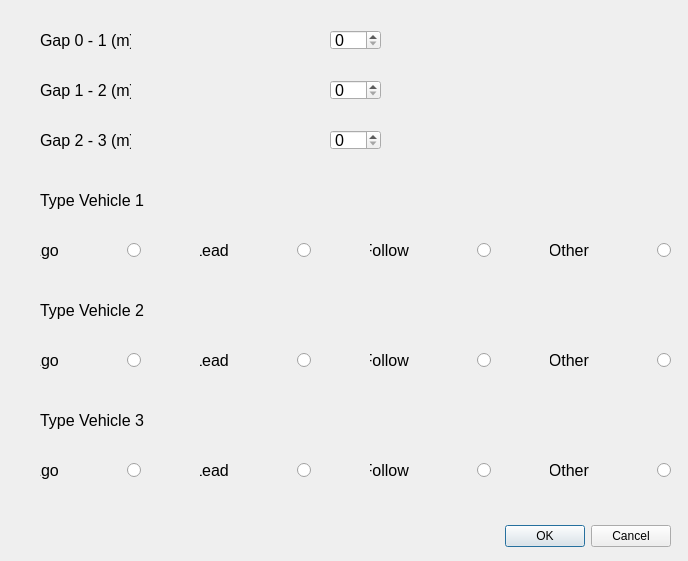
<?xml version="1.0" encoding="UTF-8"?>
<ui version="4.0">
 <class>EditLane</class>
 <widget class="QDialog" name="EditLane">
  <property name="geometry">
   <rect>
    <x>0</x>
    <y>0</y>
    <width>688</width>
    <height>561</height>
   </rect>
  </property>
  <property name="windowTitle">
   <string>Dialog</string>
  </property>
  <widget class="QDialogButtonBox" name="buttonBoxVehDia">
   <property name="geometry">
    <rect>
     <x>370</x>
     <y>520</y>
     <width>301</width>
     <height>32</height>
    </rect>
   </property>
   <property name="orientation">
    <enum>Qt::Horizontal</enum>
   </property>
   <property name="standardButtons">
    <set>QDialogButtonBox::Cancel|QDialogButtonBox::Ok</set>
   </property>
   <property name="centerButtons">
    <bool>false</bool>
   </property>
  </widget>
  <widget class="QLabel" name="Gap1VehDia">
   <property name="geometry">
    <rect>
     <x>40</x>
     <y>30</y>
     <width>91</width>
     <height>21</height>
    </rect>
   </property>
   <property name="font">
    <font>
     <family>Segoe UI</family>
     <pointsize>12</pointsize>
    </font>
   </property>
   <property name="text">
    <string>Gap 0 - 1 (m)</string>
   </property>
  </widget>
  <widget class="QSpinBox" name="spinBox1VehDia">
   <property name="geometry">
    <rect>
     <x>330</x>
     <y>30</y>
     <width>51</width>
     <height>20</height>
    </rect>
   </property>
   <property name="font">
    <font>
     <family>Segoe UI</family>
     <pointsize>12</pointsize>
    </font>
   </property>
  </widget>
  <widget class="QLabel" name="Gap2VehDia">
   <property name="geometry">
    <rect>
     <x>40</x>
     <y>80</y>
     <width>91</width>
     <height>21</height>
    </rect>
   </property>
   <property name="font">
    <font>
     <family>Segoe UI</family>
     <pointsize>12</pointsize>
    </font>
   </property>
   <property name="text">
    <string>Gap 1 - 2 (m)</string>
   </property>
  </widget>
  <widget class="QSpinBox" name="spinBox2VehDia">
   <property name="geometry">
    <rect>
     <x>330</x>
     <y>80</y>
     <width>51</width>
     <height>20</height>
    </rect>
   </property>
   <property name="font">
    <font>
     <family>Segoe UI</family>
     <pointsize>12</pointsize>
    </font>
   </property>
  </widget>
  <widget class="QLabel" name="Gap3VehDia">
   <property name="geometry">
    <rect>
     <x>40</x>
     <y>130</y>
     <width>91</width>
     <height>21</height>
    </rect>
   </property>
   <property name="font">
    <font>
     <family>Segoe UI</family>
     <pointsize>12</pointsize>
    </font>
   </property>
   <property name="text">
    <string>Gap 2 - 3 (m)</string>
   </property>
  </widget>
  <widget class="QSpinBox" name="spinBox3VehDia">
   <property name="geometry">
    <rect>
     <x>330</x>
     <y>130</y>
     <width>51</width>
     <height>20</height>
    </rect>
   </property>
   <property name="font">
    <font>
     <family>Segoe UI</family>
     <pointsize>12</pointsize>
    </font>
   </property>
  </widget>
  <widget class="QRadioButton" name="radButL1VehDia">
   <property name="geometry">
    <rect>
     <x>200</x>
     <y>240</y>
     <width>111</width>
     <height>21</height>
    </rect>
   </property>
   <property name="font">
    <font>
     <family>Segoe UI</family>
     <pointsize>12</pointsize>
    </font>
   </property>
   <property name="layoutDirection">
    <enum>Qt::RightToLeft</enum>
   </property>
   <property name="text">
    <string>Lead              </string>
   </property>
  </widget>
  <widget class="QRadioButton" name="radButF1VehDia">
   <property name="geometry">
    <rect>
     <x>370</x>
     <y>240</y>
     <width>121</width>
     <height>21</height>
    </rect>
   </property>
   <property name="font">
    <font>
     <family>Segoe UI</family>
     <pointsize>12</pointsize>
    </font>
   </property>
   <property name="layoutDirection">
    <enum>Qt::RightToLeft</enum>
   </property>
   <property name="text">
    <string>Follow              </string>
   </property>
  </widget>
  <widget class="QLabel" name="BL1VehDia">
   <property name="geometry">
    <rect>
     <x>40</x>
     <y>190</y>
     <width>111</width>
     <height>21</height>
    </rect>
   </property>
   <property name="font">
    <font>
     <family>Segoe UI</family>
     <pointsize>12</pointsize>
    </font>
   </property>
   <property name="text">
    <string>Type Vehicle 1</string>
   </property>
  </widget>
  <widget class="QRadioButton" name="radButE1VehDia">
   <property name="geometry">
    <rect>
     <x>40</x>
     <y>240</y>
     <width>101</width>
     <height>21</height>
    </rect>
   </property>
   <property name="font">
    <font>
     <family>Segoe UI</family>
     <pointsize>12</pointsize>
    </font>
   </property>
   <property name="layoutDirection">
    <enum>Qt::RightToLeft</enum>
   </property>
   <property name="text">
    <string>Ego              </string>
   </property>
  </widget>
  <widget class="QRadioButton" name="radButO1VehDia">
   <property name="geometry">
    <rect>
     <x>550</x>
     <y>240</y>
     <width>121</width>
     <height>21</height>
    </rect>
   </property>
   <property name="font">
    <font>
     <family>Segoe UI</family>
     <pointsize>12</pointsize>
    </font>
   </property>
   <property name="layoutDirection">
    <enum>Qt::RightToLeft</enum>
   </property>
   <property name="text">
    <string>Other              </string>
   </property>
  </widget>
  <widget class="QRadioButton" name="radButE2VehDia">
   <property name="geometry">
    <rect>
     <x>40</x>
     <y>350</y>
     <width>101</width>
     <height>21</height>
    </rect>
   </property>
   <property name="font">
    <font>
     <family>Segoe UI</family>
     <pointsize>12</pointsize>
    </font>
   </property>
   <property name="layoutDirection">
    <enum>Qt::RightToLeft</enum>
   </property>
   <property name="text">
    <string>Ego              </string>
   </property>
  </widget>
  <widget class="QRadioButton" name="radButO2VehDia">
   <property name="geometry">
    <rect>
     <x>550</x>
     <y>350</y>
     <width>121</width>
     <height>21</height>
    </rect>
   </property>
   <property name="font">
    <font>
     <family>Segoe UI</family>
     <pointsize>12</pointsize>
    </font>
   </property>
   <property name="layoutDirection">
    <enum>Qt::RightToLeft</enum>
   </property>
   <property name="text">
    <string>Other              </string>
   </property>
  </widget>
  <widget class="QLabel" name="BL2VehDia">
   <property name="geometry">
    <rect>
     <x>40</x>
     <y>300</y>
     <width>111</width>
     <height>21</height>
    </rect>
   </property>
   <property name="font">
    <font>
     <family>Segoe UI</family>
     <pointsize>12</pointsize>
    </font>
   </property>
   <property name="text">
    <string>Type Vehicle 2</string>
   </property>
  </widget>
  <widget class="QRadioButton" name="RadButL2VehDia">
   <property name="geometry">
    <rect>
     <x>200</x>
     <y>350</y>
     <width>111</width>
     <height>21</height>
    </rect>
   </property>
   <property name="font">
    <font>
     <family>Segoe UI</family>
     <pointsize>12</pointsize>
    </font>
   </property>
   <property name="layoutDirection">
    <enum>Qt::RightToLeft</enum>
   </property>
   <property name="text">
    <string>Lead              </string>
   </property>
  </widget>
  <widget class="QRadioButton" name="radButF2VehDia">
   <property name="geometry">
    <rect>
     <x>370</x>
     <y>350</y>
     <width>121</width>
     <height>21</height>
    </rect>
   </property>
   <property name="font">
    <font>
     <family>Segoe UI</family>
     <pointsize>12</pointsize>
    </font>
   </property>
   <property name="layoutDirection">
    <enum>Qt::RightToLeft</enum>
   </property>
   <property name="text">
    <string>Follow              </string>
   </property>
  </widget>
  <widget class="QRadioButton" name="radButE3VehDia">
   <property name="geometry">
    <rect>
     <x>40</x>
     <y>460</y>
     <width>101</width>
     <height>21</height>
    </rect>
   </property>
   <property name="font">
    <font>
     <family>Segoe UI</family>
     <pointsize>12</pointsize>
    </font>
   </property>
   <property name="layoutDirection">
    <enum>Qt::RightToLeft</enum>
   </property>
   <property name="text">
    <string>Ego              </string>
   </property>
  </widget>
  <widget class="QRadioButton" name="radButO3VehDia">
   <property name="geometry">
    <rect>
     <x>550</x>
     <y>460</y>
     <width>121</width>
     <height>21</height>
    </rect>
   </property>
   <property name="font">
    <font>
     <family>Segoe UI</family>
     <pointsize>12</pointsize>
    </font>
   </property>
   <property name="layoutDirection">
    <enum>Qt::RightToLeft</enum>
   </property>
   <property name="text">
    <string>Other              </string>
   </property>
  </widget>
  <widget class="QLabel" name="BL3VehDia">
   <property name="geometry">
    <rect>
     <x>40</x>
     <y>410</y>
     <width>111</width>
     <height>21</height>
    </rect>
   </property>
   <property name="font">
    <font>
     <family>Segoe UI</family>
     <pointsize>12</pointsize>
    </font>
   </property>
   <property name="text">
    <string>Type Vehicle 3</string>
   </property>
  </widget>
  <widget class="QRadioButton" name="radButL3VehDia">
   <property name="geometry">
    <rect>
     <x>200</x>
     <y>460</y>
     <width>111</width>
     <height>21</height>
    </rect>
   </property>
   <property name="font">
    <font>
     <family>Segoe UI</family>
     <pointsize>12</pointsize>
    </font>
   </property>
   <property name="layoutDirection">
    <enum>Qt::RightToLeft</enum>
   </property>
   <property name="text">
    <string>Lead              </string>
   </property>
  </widget>
  <widget class="QRadioButton" name="radButF3VehDia">
   <property name="geometry">
    <rect>
     <x>370</x>
     <y>460</y>
     <width>121</width>
     <height>21</height>
    </rect>
   </property>
   <property name="font">
    <font>
     <family>Segoe UI</family>
     <pointsize>12</pointsize>
    </font>
   </property>
   <property name="layoutDirection">
    <enum>Qt::RightToLeft</enum>
   </property>
   <property name="text">
    <string>Follow              </string>
   </property>
  </widget>
 </widget>
 <resources/>
 <connections>
  <connection>
   <sender>buttonBoxVehDia</sender>
   <signal>accepted()</signal>
   <receiver>EditLane</receiver>
   <slot>accept()</slot>
   <hints>
    <hint type="sourcelabel">
     <x>248</x>
     <y>254</y>
    </hint>
    <hint type="destinationlabel">
     <x>157</x>
     <y>274</y>
    </hint>
   </hints>
  </connection>
  <connection>
   <sender>buttonBoxVehDia</sender>
   <signal>rejected()</signal>
   <receiver>EditLane</receiver>
   <slot>reject()</slot>
   <hints>
    <hint type="sourcelabel">
     <x>316</x>
     <y>260</y>
    </hint>
    <hint type="destinationlabel">
     <x>286</x>
     <y>274</y>
    </hint>
   </hints>
  </connection>
 </connections>
</ui>
